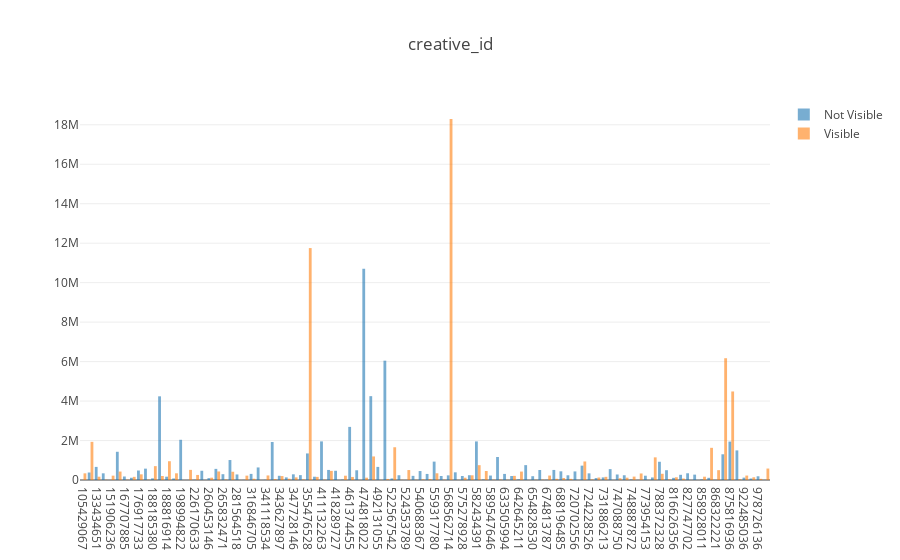
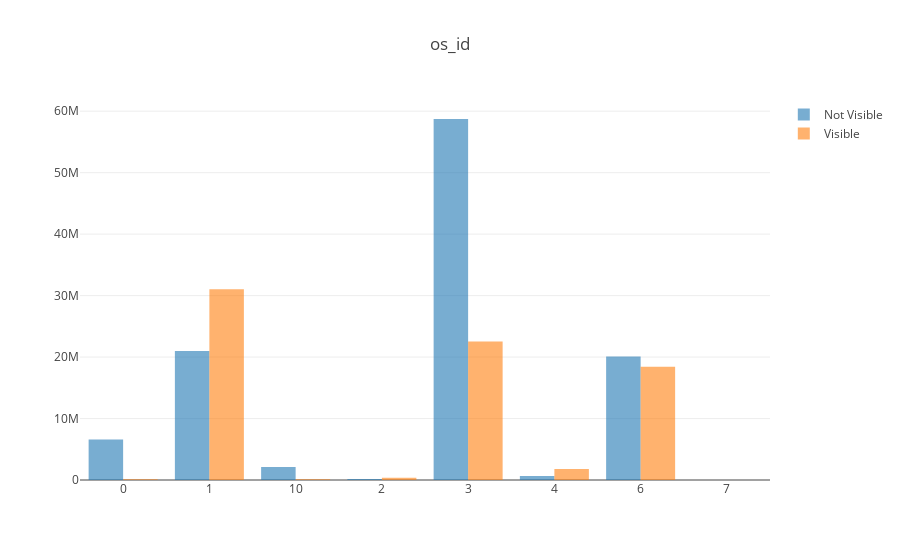

Notebook code cell kept with these figures, in order:
### Markdown cell above
## Weight Plot(Target Based)

### Code cell
weight_plot_target(misced_df,ret_list,target_col,weight_col)
